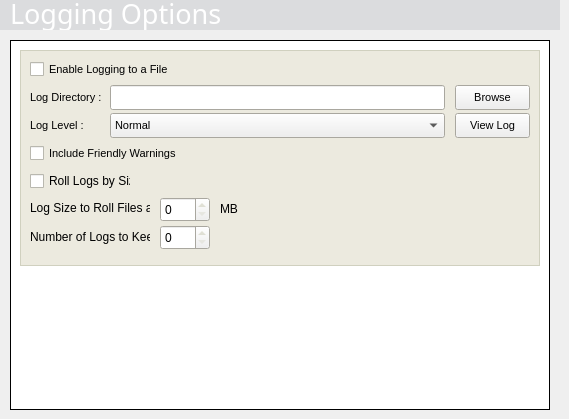
    <widget class="QWidget" name="globalsConfPage" >
     <widget class="QFrame" name="LoggingOptionsHeaderFrame" >
      <property name="geometry" >
       <rect>
        <x>0</x>
        <y>0</y>
        <width>560</width>
        <height>30</height>
       </rect>
      </property>
      <property name="minimumSize" >
       <size>
        <width>560</width>
        <height>30</height>
       </size>
      </property>
      <property name="maximumSize" >
       <size>
        <width>560</width>
        <height>30</height>
       </size>
      </property>
      <property name="palette" >
       <palette>
        <active>
         <colorrole role="Base" >
          <brush brushstyle="SolidPattern" >
           <color alpha="255" >
            <red>255</red>
            <green>255</green>
            <blue>255</blue>
           </color>
          </brush>
         </colorrole>
         <colorrole role="Window" >
          <brush brushstyle="SolidPattern" >
           <color alpha="255" >
            <red>219</red>
            <green>220</green>
            <blue>222</blue>
           </color>
          </brush>
         </colorrole>
        </active>
        <inactive>
         <colorrole role="Base" >
          <brush brushstyle="SolidPattern" >
           <color alpha="255" >
            <red>255</red>
            <green>255</green>
            <blue>255</blue>
           </color>
          </brush>
         </colorrole>
         <colorrole role="Window" >
          <brush brushstyle="SolidPattern" >
           <color alpha="255" >
            <red>219</red>
            <green>220</green>
            <blue>222</blue>
           </color>
          </brush>
         </colorrole>
        </inactive>
        <disabled>
         <colorrole role="Base" >
          <brush brushstyle="SolidPattern" >
           <color alpha="255" >
            <red>219</red>
            <green>220</green>
            <blue>222</blue>
           </color>
          </brush>
         </colorrole>
         <colorrole role="Window" >
          <brush brushstyle="SolidPattern" >
           <color alpha="255" >
            <red>219</red>
            <green>220</green>
            <blue>222</blue>
           </color>
          </brush>
         </colorrole>
        </disabled>
       </palette>
      </property>
      <property name="autoFillBackground" >
       <bool>true</bool>
      </property>
      <property name="frameShape" >
       <enum>QFrame::NoFrame</enum>
      </property>
      <property name="frameShadow" >
       <enum>QFrame::Plain</enum>
      </property>
      <property name="lineWidth" >
       <number>0</number>
      </property>
      <widget class="QLabel" name="LoggingOptionsHeaderText" >
       <property name="geometry" >
        <rect>
         <x>10</x>
         <y>-5</y>
         <width>480</width>
         <height>35</height>
        </rect>
       </property>
       <property name="minimumSize" >
        <size>
         <width>480</width>
         <height>35</height>
        </size>
       </property>
       <property name="maximumSize" >
        <size>
         <width>480</width>
         <height>35</height>
        </size>
       </property>
       <property name="palette" >
        <palette>
         <active>
          <colorrole role="WindowText" >
           <brush brushstyle="SolidPattern" >
            <color alpha="255" >
             <red>255</red>
             <green>255</green>
             <blue>255</blue>
            </color>
           </brush>
          </colorrole>
         </active>
         <inactive>
          <colorrole role="WindowText" >
           <brush brushstyle="SolidPattern" >
            <color alpha="255" >
             <red>255</red>
             <green>255</green>
             <blue>255</blue>
            </color>
           </brush>
          </colorrole>
         </inactive>
         <disabled>
          <colorrole role="WindowText" >
           <brush brushstyle="SolidPattern" >
            <color alpha="255" >
             <red>119</red>
             <green>119</green>
             <blue>119</blue>
            </color>
           </brush>
          </colorrole>
         </disabled>
        </palette>
       </property>
       <property name="font" >
        <font>
         <family>Utah MT</family>
         <pointsize>20</pointsize>
         <weight>50</weight>
         <bold>false</bold>
        </font>
       </property>
       <property name="lineWidth" >
        <number>0</number>
       </property>
       <property name="text" >
        <string>Logging Options</string>
       </property>
       <property name="alignment" >
        <set>Qt::AlignLeading|Qt::AlignLeft|Qt::AlignTop</set>
       </property>
       <property name="indent" >
        <number>0</number>
       </property>
      </widget>
     </widget>
     <widget class="QFrame" name="frame_23" >
      <property name="geometry" >
       <rect>
        <x>10</x>
        <y>40</y>
        <width>540</width>
        <height>370</height>
       </rect>
      </property>
      <property name="minimumSize" >
       <size>
        <width>540</width>
        <height>370</height>
       </size>
      </property>
      <property name="maximumSize" >
       <size>
        <width>540</width>
        <height>370</height>
       </size>
      </property>
      <property name="palette" >
       <palette>
        <active>
         <colorrole role="Base" >
          <brush brushstyle="SolidPattern" >
           <color alpha="255" >
            <red>255</red>
            <green>255</green>
            <blue>255</blue>
           </color>
          </brush>
         </colorrole>
         <colorrole role="Window" >
          <brush brushstyle="SolidPattern" >
           <color alpha="255" >
            <red>255</red>
            <green>255</green>
            <blue>255</blue>
           </color>
          </brush>
         </colorrole>
        </active>
        <inactive>
         <colorrole role="Base" >
          <brush brushstyle="SolidPattern" >
           <color alpha="255" >
            <red>255</red>
            <green>255</green>
            <blue>255</blue>
           </color>
          </brush>
         </colorrole>
         <colorrole role="Window" >
          <brush brushstyle="SolidPattern" >
           <color alpha="255" >
            <red>255</red>
            <green>255</green>
            <blue>255</blue>
           </color>
          </brush>
         </colorrole>
        </inactive>
        <disabled>
         <colorrole role="Base" >
          <brush brushstyle="SolidPattern" >
           <color alpha="255" >
            <red>255</red>
            <green>255</green>
            <blue>255</blue>
           </color>
          </brush>
         </colorrole>
         <colorrole role="Window" >
          <brush brushstyle="SolidPattern" >
           <color alpha="255" >
            <red>255</red>
            <green>255</green>
            <blue>255</blue>
           </color>
          </brush>
         </colorrole>
        </disabled>
       </palette>
      </property>
      <property name="autoFillBackground" >
       <bool>true</bool>
      </property>
      <property name="frameShape" >
       <enum>QFrame::Box</enum>
      </property>
      <property name="frameShadow" >
       <enum>QFrame::Plain</enum>
      </property>
      <widget class="QFrame" name="frame_24" >
       <property name="geometry" >
        <rect>
         <x>10</x>
         <y>10</y>
         <width>520</width>
         <height>216</height>
        </rect>
       </property>
       <property name="minimumSize" >
        <size>
         <width>520</width>
         <height>216</height>
        </size>
       </property>
       <property name="maximumSize" >
        <size>
         <width>520</width>
         <height>216</height>
        </size>
       </property>
       <property name="palette" >
        <palette>
         <active>
          <colorrole role="WindowText" >
           <brush brushstyle="SolidPattern" >
            <color alpha="255" >
             <red>208</red>
             <green>208</green>
             <blue>191</blue>
            </color>
           </brush>
          </colorrole>
          <colorrole role="Base" >
           <brush brushstyle="SolidPattern" >
            <color alpha="255" >
             <red>255</red>
             <green>255</green>
             <blue>255</blue>
            </color>
           </brush>
          </colorrole>
          <colorrole role="Window" >
           <brush brushstyle="SolidPattern" >
            <color alpha="255" >
             <red>236</red>
             <green>234</green>
             <blue>223</blue>
            </color>
           </brush>
          </colorrole>
         </active>
         <inactive>
          <colorrole role="WindowText" >
           <brush brushstyle="SolidPattern" >
            <color alpha="255" >
             <red>208</red>
             <green>208</green>
             <blue>191</blue>
            </color>
           </brush>
          </colorrole>
          <colorrole role="Base" >
           <brush brushstyle="SolidPattern" >
            <color alpha="255" >
             <red>255</red>
             <green>255</green>
             <blue>255</blue>
            </color>
           </brush>
          </colorrole>
          <colorrole role="Window" >
           <brush brushstyle="SolidPattern" >
            <color alpha="255" >
             <red>236</red>
             <green>234</green>
             <blue>223</blue>
            </color>
           </brush>
          </colorrole>
         </inactive>
         <disabled>
          <colorrole role="WindowText" >
           <brush brushstyle="SolidPattern" >
            <color alpha="255" >
             <red>119</red>
             <green>119</green>
             <blue>119</blue>
            </color>
           </brush>
          </colorrole>
          <colorrole role="Base" >
           <brush brushstyle="SolidPattern" >
            <color alpha="255" >
             <red>236</red>
             <green>234</green>
             <blue>223</blue>
            </color>
           </brush>
          </colorrole>
          <colorrole role="Window" >
           <brush brushstyle="SolidPattern" >
            <color alpha="255" >
             <red>236</red>
             <green>234</green>
             <blue>223</blue>
            </color>
           </brush>
          </colorrole>
         </disabled>
        </palette>
       </property>
       <property name="autoFillBackground" >
        <bool>true</bool>
       </property>
       <property name="frameShape" >
        <enum>QFrame::Box</enum>
       </property>
       <property name="frameShadow" >
        <enum>QFrame::Plain</enum>
       </property>
       <widget class="QLabel" name="label_25" >
        <property name="geometry" >
         <rect>
          <x>10</x>
          <y>38</y>
          <width>71</width>
          <height>18</height>
         </rect>
        </property>
        <property name="sizePolicy" >
         <sizepolicy>
          <hsizetype>0</hsizetype>
          <vsizetype>0</vsizetype>
          <horstretch>0</horstretch>
          <verstretch>0</verstretch>
         </sizepolicy>
        </property>
        <property name="minimumSize" >
         <size>
          <width>0</width>
          <height>18</height>
         </size>
        </property>
        <property name="maximumSize" >
         <size>
          <width>16777215</width>
          <height>18</height>
         </size>
        </property>
        <property name="palette" >
         <palette>
          <active>
           <colorrole role="WindowText" >
            <brush brushstyle="SolidPattern" >
             <color alpha="255" >
              <red>0</red>
              <green>0</green>
              <blue>0</blue>
             </color>
            </brush>
           </colorrole>
          </active>
          <inactive>
           <colorrole role="WindowText" >
            <brush brushstyle="SolidPattern" >
             <color alpha="255" >
              <red>0</red>
              <green>0</green>
              <blue>0</blue>
             </color>
            </brush>
           </colorrole>
          </inactive>
          <disabled>
           <colorrole role="WindowText" >
            <brush brushstyle="SolidPattern" >
             <color alpha="255" >
              <red>119</red>
              <green>119</green>
              <blue>119</blue>
             </color>
            </brush>
           </colorrole>
          </disabled>
         </palette>
        </property>
        <property name="font" >
         <font>
          <pointsize>8</pointsize>
         </font>
        </property>
        <property name="text" >
         <string>Log Directory :</string>
        </property>
       </widget>
       <widget class="QLabel" name="label_27" >
        <property name="geometry" >
         <rect>
          <x>10</x>
          <y>66</y>
          <width>71</width>
          <height>18</height>
         </rect>
        </property>
        <property name="sizePolicy" >
         <sizepolicy>
          <hsizetype>0</hsizetype>
          <vsizetype>0</vsizetype>
          <horstretch>0</horstretch>
          <verstretch>0</verstretch>
         </sizepolicy>
        </property>
        <property name="minimumSize" >
         <size>
          <width>71</width>
          <height>18</height>
         </size>
        </property>
        <property name="maximumSize" >
         <size>
          <width>71</width>
          <height>18</height>
         </size>
        </property>
        <property name="palette" >
         <palette>
          <active>
           <colorrole role="WindowText" >
            <brush brushstyle="SolidPattern" >
             <color alpha="255" >
              <red>0</red>
              <green>0</green>
              <blue>0</blue>
             </color>
            </brush>
           </colorrole>
          </active>
          <inactive>
           <colorrole role="WindowText" >
            <brush brushstyle="SolidPattern" >
             <color alpha="255" >
              <red>0</red>
              <green>0</green>
              <blue>0</blue>
             </color>
            </brush>
           </colorrole>
          </inactive>
          <disabled>
           <colorrole role="WindowText" >
            <brush brushstyle="SolidPattern" >
             <color alpha="255" >
              <red>119</red>
              <green>119</green>
              <blue>119</blue>
             </color>
            </brush>
           </colorrole>
          </disabled>
         </palette>
        </property>
        <property name="font" >
         <font>
          <pointsize>8</pointsize>
         </font>
        </property>
        <property name="text" >
         <string>Log Level : </string>
        </property>
       </widget>
       <widget class="QCheckBox" name="friendlyCheckBox" >
        <property name="geometry" >
         <rect>
          <x>10</x>
          <y>94</y>
          <width>421</width>
          <height>18</height>
         </rect>
        </property>
        <property name="minimumSize" >
         <size>
          <width>0</width>
          <height>18</height>
         </size>
        </property>
        <property name="maximumSize" >
         <size>
          <width>16777215</width>
          <height>18</height>
         </size>
        </property>
        <property name="palette" >
         <palette>
          <active>
           <colorrole role="WindowText" >
            <brush brushstyle="SolidPattern" >
             <color alpha="255" >
              <red>0</red>
              <green>0</green>
              <blue>0</blue>
             </color>
            </brush>
           </colorrole>
          </active>
          <inactive>
           <colorrole role="WindowText" >
            <brush brushstyle="SolidPattern" >
             <color alpha="255" >
              <red>0</red>
              <green>0</green>
              <blue>0</blue>
             </color>
            </brush>
           </colorrole>
          </inactive>
          <disabled>
           <colorrole role="WindowText" >
            <brush brushstyle="SolidPattern" >
             <color alpha="255" >
              <red>119</red>
              <green>119</green>
              <blue>119</blue>
             </color>
            </brush>
           </colorrole>
          </disabled>
         </palette>
        </property>
        <property name="font" >
         <font>
          <pointsize>8</pointsize>
         </font>
        </property>
        <property name="text" >
         <string>Include Friendly Warnings</string>
        </property>
       </widget>
       <widget class="QCheckBox" name="enableLog" >
        <property name="geometry" >
         <rect>
          <x>10</x>
          <y>10</y>
          <width>421</width>
          <height>18</height>
         </rect>
        </property>
        <property name="minimumSize" >
         <size>
          <width>0</width>
          <height>18</height>
         </size>
        </property>
        <property name="maximumSize" >
         <size>
          <width>16777215</width>
          <height>18</height>
         </size>
        </property>
        <property name="palette" >
         <palette>
          <active>
           <colorrole role="WindowText" >
            <brush brushstyle="SolidPattern" >
             <color alpha="255" >
              <red>0</red>
              <green>0</green>
              <blue>0</blue>
             </color>
            </brush>
           </colorrole>
          </active>
          <inactive>
           <colorrole role="WindowText" >
            <brush brushstyle="SolidPattern" >
             <color alpha="255" >
              <red>0</red>
              <green>0</green>
              <blue>0</blue>
             </color>
            </brush>
           </colorrole>
          </inactive>
          <disabled>
           <colorrole role="WindowText" >
            <brush brushstyle="SolidPattern" >
             <color alpha="255" >
              <red>119</red>
              <green>119</green>
              <blue>119</blue>
             </color>
            </brush>
           </colorrole>
          </disabled>
         </palette>
        </property>
        <property name="font" >
         <font>
          <pointsize>8</pointsize>
         </font>
        </property>
        <property name="text" >
         <string>Enable Logging to a File</string>
        </property>
       </widget>
       <widget class="QLineEdit" name="logDirectoryEdit" >
        <property name="geometry" >
         <rect>
          <x>90</x>
          <y>35</y>
          <width>335</width>
          <height>25</height>
         </rect>
        </property>
        <property name="minimumSize" >
         <size>
          <width>335</width>
          <height>25</height>
         </size>
        </property>
        <property name="maximumSize" >
         <size>
          <width>335</width>
          <height>25</height>
         </size>
        </property>
        <property name="font" >
         <font>
          <pointsize>8</pointsize>
         </font>
        </property>
       </widget>
       <widget class="QPushButton" name="browseBtn" >
        <property name="geometry" >
         <rect>
          <x>435</x>
          <y>35</y>
          <width>75</width>
          <height>25</height>
         </rect>
        </property>
        <property name="sizePolicy" >
         <sizepolicy>
          <hsizetype>0</hsizetype>
          <vsizetype>0</vsizetype>
          <horstretch>0</horstretch>
          <verstretch>0</verstretch>
         </sizepolicy>
        </property>
        <property name="minimumSize" >
         <size>
          <width>75</width>
          <height>25</height>
         </size>
        </property>
        <property name="maximumSize" >
         <size>
          <width>75</width>
          <height>25</height>
         </size>
        </property>
        <property name="font" >
         <font>
          <pointsize>8</pointsize>
         </font>
        </property>
        <property name="text" >
         <string>Browse</string>
        </property>
       </widget>
       <widget class="QPushButton" name="viewLogBtn" >
        <property name="geometry" >
         <rect>
          <x>435</x>
          <y>63</y>
          <width>75</width>
          <height>25</height>
         </rect>
        </property>
        <property name="sizePolicy" >
         <sizepolicy>
          <hsizetype>0</hsizetype>
          <vsizetype>0</vsizetype>
          <horstretch>0</horstretch>
          <verstretch>0</verstretch>
         </sizepolicy>
        </property>
        <property name="minimumSize" >
         <size>
          <width>75</width>
          <height>25</height>
         </size>
        </property>
        <property name="maximumSize" >
         <size>
          <width>75</width>
          <height>25</height>
         </size>
        </property>
        <property name="font" >
         <font>
          <pointsize>8</pointsize>
         </font>
        </property>
        <property name="text" >
         <string>View Log</string>
        </property>
       </widget>
       <widget class="QComboBox" name="logLevelCombo" >
        <property name="geometry" >
         <rect>
          <x>90</x>
          <y>63</y>
          <width>335</width>
          <height>25</height>
         </rect>
        </property>
        <property name="minimumSize" >
         <size>
          <width>0</width>
          <height>25</height>
         </size>
        </property>
        <property name="maximumSize" >
         <size>
          <width>16777215</width>
          <height>25</height>
         </size>
        </property>
        <property name="font" >
         <font>
          <pointsize>8</pointsize>
         </font>
        </property>
        <item>
         <property name="text" >
          <string>Normal</string>
         </property>
        </item>
        <item>
         <property name="text" >
          <string>Verbose</string>
         </property>
        </item>
        <item>
         <property name="text" >
          <string>Debug</string>
         </property>
        </item>
       </widget>
       <widget class="QLabel" name="label_18" >
        <property name="geometry" >
         <rect>
          <x>200</x>
          <y>150</y>
          <width>46</width>
          <height>18</height>
         </rect>
        </property>
        <property name="palette" >
         <palette>
          <active>
           <colorrole role="WindowText" >
            <brush brushstyle="SolidPattern" >
             <color alpha="255" >
              <red>0</red>
              <green>0</green>
              <blue>0</blue>
             </color>
            </brush>
           </colorrole>
          </active>
          <inactive>
           <colorrole role="WindowText" >
            <brush brushstyle="SolidPattern" >
             <color alpha="255" >
              <red>0</red>
              <green>0</green>
              <blue>0</blue>
             </color>
            </brush>
           </colorrole>
          </inactive>
          <disabled>
           <colorrole role="WindowText" >
            <brush brushstyle="SolidPattern" >
             <color alpha="255" >
              <red>119</red>
              <green>119</green>
              <blue>119</blue>
             </color>
            </brush>
           </colorrole>
          </disabled>
         </palette>
        </property>
        <property name="text" >
         <string>MB</string>
        </property>
       </widget>
       <widget class="QLabel" name="label_4" >
        <property name="geometry" >
         <rect>
          <x>10</x>
          <y>178</y>
          <width>120</width>
          <height>18</height>
         </rect>
        </property>
        <property name="palette" >
         <palette>
          <active>
           <colorrole role="WindowText" >
            <brush brushstyle="SolidPattern" >
             <color alpha="255" >
              <red>0</red>
              <green>0</green>
              <blue>0</blue>
             </color>
            </brush>
           </colorrole>
          </active>
          <inactive>
           <colorrole role="WindowText" >
            <brush brushstyle="SolidPattern" >
             <color alpha="255" >
              <red>0</red>
              <green>0</green>
              <blue>0</blue>
             </color>
            </brush>
           </colorrole>
          </inactive>
          <disabled>
           <colorrole role="WindowText" >
            <brush brushstyle="SolidPattern" >
             <color alpha="255" >
              <red>119</red>
              <green>119</green>
              <blue>119</blue>
             </color>
            </brush>
           </colorrole>
          </disabled>
         </palette>
        </property>
        <property name="text" >
         <string>Number of Logs to Keep :</string>
        </property>
       </widget>
       <widget class="QSpinBox" name="logSizeToRotate" >
        <property name="geometry" >
         <rect>
          <x>140</x>
          <y>147</y>
          <width>50</width>
          <height>25</height>
         </rect>
        </property>
       </widget>
       <widget class="QLabel" name="label_7" >
        <property name="geometry" >
         <rect>
          <x>10</x>
          <y>150</y>
          <width>120</width>
          <height>16</height>
         </rect>
        </property>
        <property name="palette" >
         <palette>
          <active>
           <colorrole role="WindowText" >
            <brush brushstyle="SolidPattern" >
             <color alpha="255" >
              <red>0</red>
              <green>0</green>
              <blue>0</blue>
             </color>
            </brush>
           </colorrole>
          </active>
          <inactive>
           <colorrole role="WindowText" >
            <brush brushstyle="SolidPattern" >
             <color alpha="255" >
              <red>0</red>
              <green>0</green>
              <blue>0</blue>
             </color>
            </brush>
           </colorrole>
          </inactive>
          <disabled>
           <colorrole role="WindowText" >
            <brush brushstyle="SolidPattern" >
             <color alpha="255" >
              <red>119</red>
              <green>119</green>
              <blue>119</blue>
             </color>
            </brush>
           </colorrole>
          </disabled>
         </palette>
        </property>
        <property name="text" >
         <string>Log Size to Roll Files at :</string>
        </property>
       </widget>
       <widget class="QCheckBox" name="rollLogsCheck" >
        <property name="geometry" >
         <rect>
          <x>10</x>
          <y>122</y>
          <width>101</width>
          <height>18</height>
         </rect>
        </property>
        <property name="palette" >
         <palette>
          <active>
           <colorrole role="WindowText" >
            <brush brushstyle="SolidPattern" >
             <color alpha="255" >
              <red>0</red>
              <green>0</green>
              <blue>0</blue>
             </color>
            </brush>
           </colorrole>
          </active>
          <inactive>
           <colorrole role="WindowText" >
            <brush brushstyle="SolidPattern" >
             <color alpha="255" >
              <red>0</red>
              <green>0</green>
              <blue>0</blue>
             </color>
            </brush>
           </colorrole>
          </inactive>
          <disabled>
           <colorrole role="WindowText" >
            <brush brushstyle="SolidPattern" >
             <color alpha="255" >
              <red>119</red>
              <green>119</green>
              <blue>119</blue>
             </color>
            </brush>
           </colorrole>
          </disabled>
         </palette>
        </property>
        <property name="text" >
         <string>Roll Logs by Size</string>
        </property>
       </widget>
       <widget class="QSpinBox" name="numLogsToKeep" >
        <property name="geometry" >
         <rect>
          <x>140</x>
          <y>175</y>
          <width>50</width>
          <height>25</height>
         </rect>
        </property>
       </widget>
      </widget>
     </widget>
    </widget>
